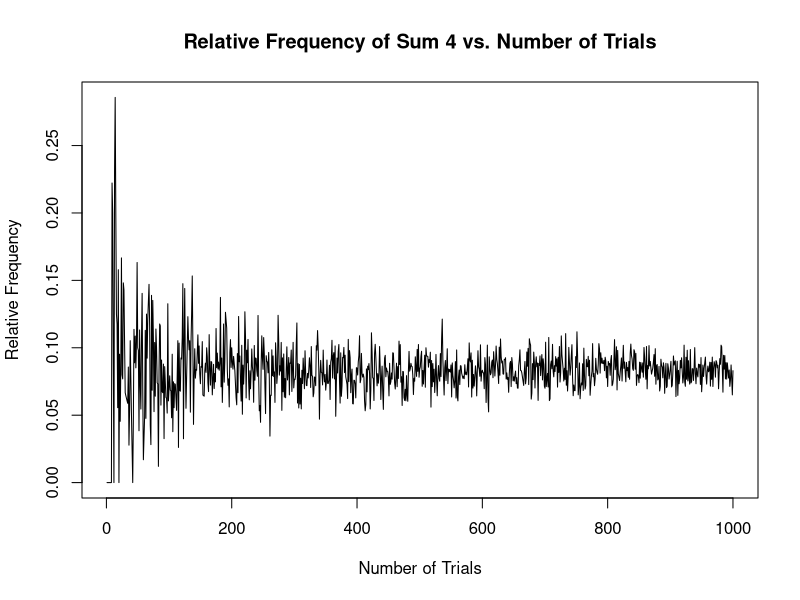

Source code (R):
## ---- chunk 1
roll_dice <- function(){
  die1 <- sample(1:6, 1, replace = TRUE)
  die2 <- sample(1:6, 1, replace = TRUE)
  return(die1 + die2)
}

roll_dice()
## ---- chunk 2
sum_die <- replicate(1000,roll_dice())
sum_die
## ---- chunk 3
X <- 1000
sum_die <- replicate(X,roll_dice)
sum_sample <- sample(c(1,2,3,4,5,6),size = X, replace = TRUE)
sum(sum_sample[1]+sum_sample[2])
## ---- chunk 4
num_trials <- 1000
relative_frequencies <- numeric(num_trials)
for (i in 1:num_trials) {
  outcomes <- replicate(i, roll_dice())
  relative_frequencies[i] <- sum(outcomes == 4) / i
}
plot(1:num_trials, relative_frequencies, type = "l", xlab = "Number of Trials", ylab = "Relative Frequency", main = "Relative Frequency of Sum 4 vs. Number of Trials")

## ---- chunk 5
toss <- function(){
  coin_toss <- sample(c("H", "T"), size = 2, replace = TRUE, prob = c(1/2, 1/2))
  return(coin_toss)
}

toss()
## ---- chunk 6
num_trials <- 10000

# Initialize a table to store the counts of each outcome
outcome_table <- table(replicate(num_trials, paste(toss(), collapse = "")))

# Calculate empirical probabilities
empirical_probs <- outcome_table / sum(outcome_table)

# Create a data frame for the probability distribution table
probability_table <- data.frame(Outcome = names(empirical_probs), Probability = empirical_probs)

probability_table

## ---- chunk 7
num_trials <- 10000

sum_outcomes <- 0
sum_squares <- 0

# Simulate coin tosses and calculate the sum and sum of squares
for (i in 1:num_trials) {
  result <- sum(as.integer(toss() == "H"))  # Count "H" as 1, "T" as 0
  sum_outcomes <- sum_outcomes + result
  sum_squares <- sum_squares + result^2
}

# Calculate empirical estimates for the expected value and variance
mean_estimate <- sum_outcomes / num_trials
variance_estimate <- (sum_squares / num_trials) - (mean_estimate^2)

mean_estimate
variance_estimate
## ---- chunk 8
toss <- function(){
  coin_toss <- sample(c("H", "T"), size = 3, replace = TRUE, prob = c(1/2, 1/2))
  return(coin_toss)
}

toss()

## ---- chunk 9
num_trials <- 10000

# Initialize a table to store the counts of each outcome
outcome_table <- table(replicate(num_trials, paste(toss(), collapse = "")))

# Calculate empirical probabilities
empirical_probs <- outcome_table / sum(outcome_table)

# Create a data frame for the probability distribution table
probability_table <- data.frame(Outcome = names(empirical_probs), Probability = empirical_probs)

probability_table
## ---- chunk 10
num_trials <- 10000

sum_outcomes <- 0
sum_squares <- 0

# Simulate coin tosses and calculate the sum and sum of squares
for (i in 1:num_trials) {
  result <- sum(as.integer(toss() == "H"))  # Count "H" as 1, "T" as 0
  sum_outcomes <- sum_outcomes + result
  sum_squares <- sum_squares + result^2
}

# Calculate empirical estimates for the expected value and variance
mean_estimate <- sum_outcomes / num_trials
variance_estimate <- (sum_squares / num_trials) - (mean_estimate^2)

mean_estimate
variance_estimate

## ---- chunk 11
toss <- function(){
  coin_toss <- sample(c("H", "T"), size = 4, replace = TRUE, prob = c(1/2, 1/2))
  return(coin_toss)
}

toss()

## ---- chunk 12
num_trials <- 10000

# Initialize a table to store the counts of each outcome
outcome_table <- table(replicate(num_trials, paste(toss(), collapse = "")))

# Calculate empirical probabilities
empirical_probs <- outcome_table / sum(outcome_table)

# Create a data frame for the probability distribution table
probability_table <- data.frame(Outcome = names(empirical_probs), Probability = empirical_probs)

probability_table
## ---- chunk 13
num_trials <- 10000

sum_outcomes <- 0
sum_squares <- 0

# Simulate coin tosses and calculate the sum and sum of squares
for (i in 1:num_trials) {
  result <- sum(as.integer(toss() == "H"))  # Count "H" as 1, "T" as 0
  sum_outcomes <- sum_outcomes + result
  sum_squares <- sum_squares + result^2
}

# Calculate empirical estimates for the expected value and variance
mean_estimate <- sum_outcomes / num_trials
variance_estimate <- (sum_squares / num_trials) - (mean_estimate^2)

mean_estimate
variance_estimate
## ---- chunk 14
count_tails_until_head <- function() {
  tails_count <- 0
  while (TRUE) {
    # Simulate a coin flip (0 for tails, 1 for heads)
    coin_flip <- sample(0:1, 1)
    tails_count <- tails_count + 1
    if (coin_flip == 1) {  # Head
      break
    }
  }
  return(tails_count)
}
num_simulations <- 10000

# Vector to store the results
results <- numeric(num_simulations)

# Run the simulations
for (i in 1:num_simulations) {
  results[i] <- count_tails_until_head()
}
expected_val <- mean(results)
expected_val
## ---- chunk 15
count_tails_until_second_head <- function() {
  count_tails <- 0
  head_count <- 0
  
  while (head_count < 2) {
    # Simulate a coin flip (0 for tails, 1 for heads)
    flip <- sample(0:1, 1)
    
    if (flip == 1) {
      head_count <- head_count + 1
    }
    
    count_tails <- count_tails + 1
  }
  
  return(count_tails)
}
num_simulations <- 10000

# Vector to store the results
results <- numeric(num_simulations)

# Run the simulations
for (i in 1:num_simulations) {
  results[i] <- count_tails_until_second_head()
}
expected_val <- mean(results)
expected_val
## ---- chunk 16
count_tails_until_second_head <- function() {
  count_tails <- 0
  head_count <- 0
  
  while (head_count < 3) {
    # Simulate a coin flip (0 for tails, 1 for heads)
    flip <- sample(0:1, 1)
    
    if (flip == 1) {
      head_count <- head_count + 1
    }
    
    count_tails <- count_tails + 1
  }
  
  return(count_tails)
}
num_simulations <- 10000

# Vector to store the results
results <- numeric(num_simulations)

# Run the simulations
for (i in 1:num_simulations) {
  results[i] <- count_tails_until_second_head()
}
expected_val <- mean(results)
expected_val
## ---- chunk 17

## ---- chunk 18

## ---- chunk 19
monty_10doors_noswitch <- function(){
  
}

monty_10doors_switch <- function(){
  
}
## ---- chunk 20

## ---- chunk 21
#monty_10doors_mod_noswitch <- function(){
  
#}
#my_door_and_prize_door <- c(my_door, prize_door)
#not_my_door_nor_prize_door <- doors[!doors %in% my_door_and_prize_door]

#monty_10doors_mod_switch <- function(){
  
#}
## ---- chunk 22

## ---- chunk 23
monty_ndoors_noswitch <- function(n){
  
}

monty_ndoors_switch <- function(n){
  
}
## ---- chunk 24

## ---- chunk 25
bayes <- function(q, p){
  return(p*q/(p*q + (1-p)*(1-q)))
}

bayes(0.01, 0.8)
## ---- chunk 26

## ---- chunk 27

## ---- chunk 28

## ---- chunk 29

## ---- chunk 30


## ---- chunk 31

## ---- chunk 32

## ---- chunk 33

## ---- chunk 34

## ---- chunk 35

## ---- chunk 36

## ---- chunk 37

## ---- chunk 38

